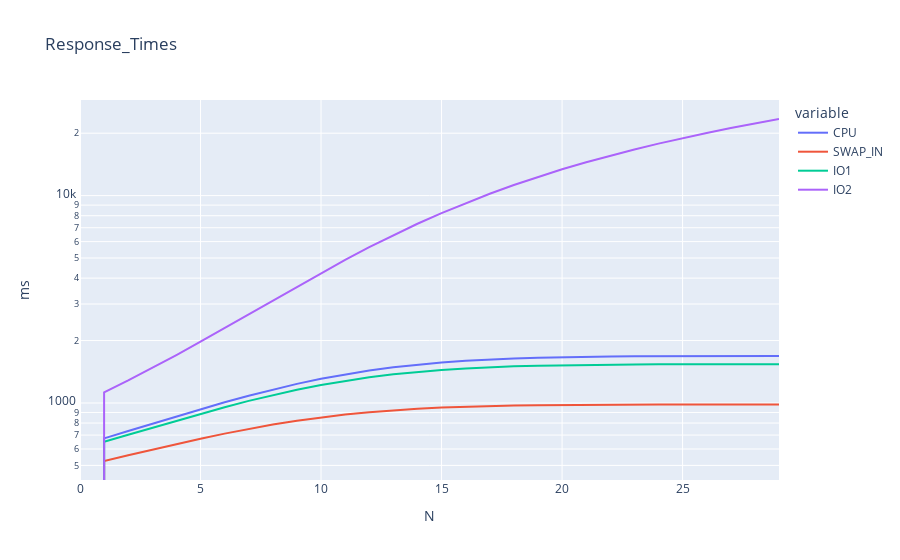

The code cell stored with this chart in its notebook:
### Code cell
produce_graph_and_save(responseTimes,"Response_Times","ms",True)

### Figure 1 — Plotly figure (JSON) as saved in the notebook; plotly's stock layout.template omitted (floating-point values rounded to 4 significant figures)
{"data": [{"hovertemplate": "variable=CPU<br>N=%{x}<br>value=%{y}<extra></extra>", "legendgroup": "CPU", "line": {"color": "#636efa", "dash": "solid"}, "marker": {"symbol": "circle"}, "mode": "lines", "name": "CPU", "orientation": "v", "showlegend": true, "type": "scatter", "x": [0, 1, 2, 3, 4, 5, 6, 7, 8, 9, 10, 11, 12, 13, 14, 15, 16, 17, 18, 19, 20, 21, 22, 23, 24, 25, 26, 27, 28, 29], "xaxis": "x", "y": [0, 675, 732.1, 794.4, 861.5, 932.9, 1008.0, 1084.0, 1161.0, 1236.0, 1308.0, 1375.0, 1435.0, 1487.0, 1532.0, 1569.0, 1598.0, 1622.0, 1640.0, 1653.0, 1663.0, 1671.0, 1676.0, 1679.0, 1682.0, 1684.0, 1685.0, 1686.0, 1686.0, 1687.0], "yaxis": "y"}, {"hovertemplate": "variable=SWAP_IN<br>N=%{x}<br>value=%{y}<extra></extra>", "legendgroup": "SWAP_IN", "line": {"color": "#EF553B", "dash": "solid"}, "marker": {"symbol": "circle"}, "mode": "lines", "name": "SWAP_IN", "orientation": "v", "showlegend": true, "type": "scatter", "x": [0, 1, 2, 3, 4, 5, 6, 7, 8, 9, 10, 11, 12, 13, 14, 15, 16, 17, 18, 19, 20, 21, 22, 23, 24, 25, 26, 27, 28, 29], "xaxis": "x", "y": [0, 525, 559.6, 596.0, 633.8, 672.6, 711.5, 749.8, 786.5, 820.8, 852.0, 879.5, 903.0, 922.6, 938.4, 950.8, 960.3, 967.4, 972.6, 976.3, 978.9, 980.7, 982.0, 982.8, 983.3, 983.7, 983.9, 984.1, 984.2, 984.3], "yaxis": "y"}, {"hovertemplate": "variable=IO1<br>N=%{x}<br>value=%{y}<extra></extra>", "legendgroup": "IO1", "line": {"color": "#00cc96", "dash": "solid"}, "marker": {"symbol": "circle"}, "mode": "lines", "name": "IO1", "orientation": "v", "showlegend": true, "type": "scatter", "x": [0, 1, 2, 3, 4, 5, 6, 7, 8, 9, 10, 11, 12, 13, 14, 15, 16, 17, 18, 19, 20, 21, 22, 23, 24, 25, 26, 27, 28, 29], "xaxis": "x", "y": [0, 650, 703.0, 760.4, 821.9, 886.9, 954.5, 1023.0, 1092.0, 1158.0, 1221.0, 1279.0, 1331.0, 1375.0, 1413.0, 1444.0, 1468.0, 1488.0, 1502.0, 1513.0, 1521.0, 1527.0, 1531.0, 1533.0, 1535.0, 1537.0, 1538.0, 1538.0, 1539.0, 1539.0], "yaxis": "y"}, {"hovertemplate": "variable=IO2<br>N=%{x}<br>value=%{y}<extra></extra>", "legendgroup": "IO2", "line": {"color": "#ab63fa", "dash": "solid"}, "marker": {"symbol": "circle"}, "mode": "lines", "name": "IO2", "orientation": "v", "showlegend": true, "type": "scatter", "x": [0, 1, 2, 3, 4, 5, 6, 7, 8, 9, 10, 11, 12, 13, 14, 15, 16, 17, 18, 19, 20, 21, 22, 23, 24, 25, 26, 27, 28, 29], "xaxis": "x", "y": [0, 1125, 1284.0, 1474.0, 1702.0, 1974.0, 2298.0, 2681.0, 3128.0, 3646.0, 4237.0, 4903.0, 5640.0, 6447.0, 7315.0, 8238.0, 9206.0, 10210.0, 11250.0, 12310.0, 13390.0, 14480.0, 15590.0, 16700.0, 17810.0, 18930.0, 20050.0, 21170.0, 22290.0, 23420.0], "yaxis": "y"}], "layout": {"legend": {"title": {"text": "variable"}, "tracegroupgap": 0}, "title": {"text": "Response_Times"}, "xaxis": {"anchor": "y", "domain": [0, 1], "title": {"text": "N"}}, "yaxis": {"anchor": "x", "domain": [0, 1], "title": {"text": "ms"}, "type": "log"}}}
